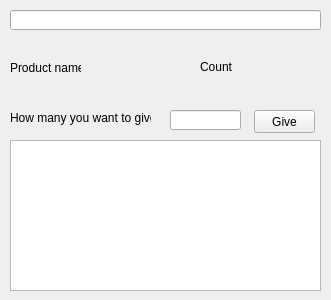
<?xml version="1.0" encoding="UTF-8"?>
<ui version="4.0">
 <class>Form</class>
 <widget class="QWidget" name="Form">
  <property name="geometry">
   <rect>
    <x>0</x>
    <y>0</y>
    <width>331</width>
    <height>300</height>
   </rect>
  </property>
  <property name="windowTitle">
   <string>Form</string>
  </property>
  <widget class="QLineEdit" name="lineEdit">
   <property name="geometry">
    <rect>
     <x>10</x>
     <y>10</y>
     <width>311</width>
     <height>20</height>
    </rect>
   </property>
  </widget>
  <widget class="QLabel" name="PrductName_label">
   <property name="geometry">
    <rect>
     <x>10</x>
     <y>60</y>
     <width>71</width>
     <height>16</height>
    </rect>
   </property>
   <property name="text">
    <string>Product name:</string>
   </property>
  </widget>
  <widget class="QLabel" name="nameProduct_label">
   <property name="geometry">
    <rect>
     <x>130</x>
     <y>60</y>
     <width>47</width>
     <height>13</height>
    </rect>
   </property>
   <property name="text">
    <string/>
   </property>
  </widget>
  <widget class="QLabel" name="ProductCount_label">
   <property name="geometry">
    <rect>
     <x>200</x>
     <y>60</y>
     <width>47</width>
     <height>13</height>
    </rect>
   </property>
   <property name="text">
    <string>Count</string>
   </property>
  </widget>
  <widget class="QLabel" name="countProduct_label">
   <property name="geometry">
    <rect>
     <x>260</x>
     <y>60</y>
     <width>47</width>
     <height>13</height>
    </rect>
   </property>
   <property name="text">
    <string/>
   </property>
  </widget>
  <widget class="QLabel" name="howMany_label">
   <property name="geometry">
    <rect>
     <x>10</x>
     <y>110</y>
     <width>141</width>
     <height>16</height>
    </rect>
   </property>
   <property name="text">
    <string>How many you want to give</string>
   </property>
  </widget>
  <widget class="QLineEdit" name="countProuct_linedit">
   <property name="geometry">
    <rect>
     <x>170</x>
     <y>110</y>
     <width>71</width>
     <height>20</height>
    </rect>
   </property>
  </widget>
  <widget class="QListView" name="given_listview">
   <property name="geometry">
    <rect>
     <x>10</x>
     <y>140</y>
     <width>311</width>
     <height>151</height>
    </rect>
   </property>
  </widget>
  <widget class="QPushButton" name="giveProduct_pushButton">
   <property name="geometry">
    <rect>
     <x>254</x>
     <y>110</y>
     <width>61</width>
     <height>23</height>
    </rect>
   </property>
   <property name="text">
    <string>Give</string>
   </property>
  </widget>
 </widget>
 <resources/>
 <connections/>
</ui>
